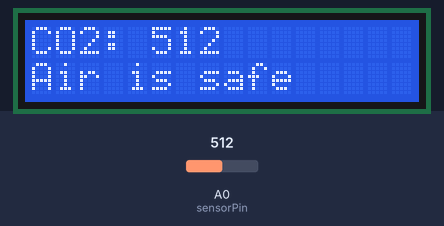
The sketch below on a simulated Arduino Uno, built with avr-gcc and run on an emulated ATmega328P. On the bench: 16×2 character LCD. Inputs (shaded band) come from the test bench; at power-on: A0 (sensorPin) = 512. What the sketch prints to the serial monitor is not drawn.

Above: at 3.2 s.
3.3 s: A0 (sensorPin) set to 688
At 6.3 s:
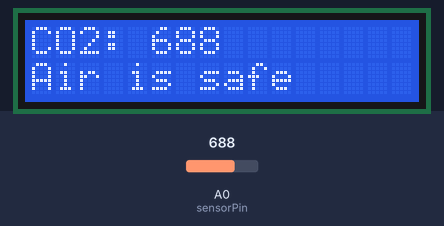
7.1 s: A0 (sensorPin) set to 713
At 9.6 s:
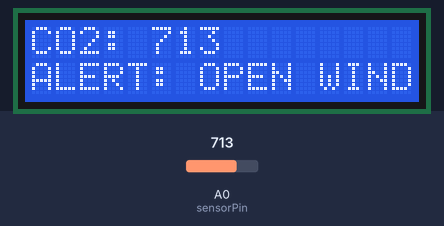
10.9 s: A0 (sensorPin) set to 1009
At 11.7 s:
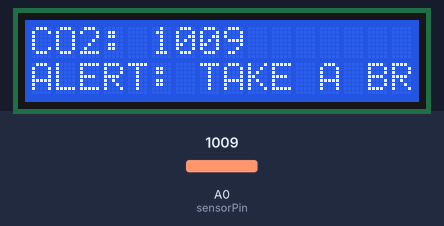
14.7 s: A0 (sensorPin) set to 690
At 18.1 s:
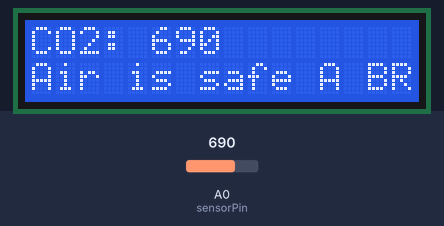
Timing chart, 0 to 19.6 s (numbered marks = the images above; inputs shaded):
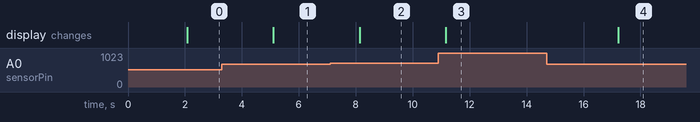

Measured:
- the behaviour switches between 700 and 701 on A0 (sensorPin) (found by bisection; images 1 and 2)
- after the input at 3.3 s, the display: changes after 1.8 s (image 1)
- after the input at 7.1 s, the display: changes after 1.0 s (image 2)
- after the input at 10.9 s, the display: changes after 0.27 s (image 3)
- after the input at 14.7 s, the display: changes after 2.5 s (image 4)

The sketch:

GM.INO.ino
```cpp
#include <Wire.h>
#include <LiquidCrystal_I2C.h>

LiquidCrystal_I2C lcd(0x27, 16, 2);                 // Set the LCD I2C address and the number of columns and rows

const int sensorPin = A0;                           // Analog pin connected to the CO2 sensor

void setup() {
  Serial.begin(9600);                               // Initialize the Serial Monitor
  lcd.begin(16, 2);                                 // Initialize the LCD
  lcd.backlight();                                  // Turn on the backlight
  lcd.print("CO2: ");                               // Initial display message

  delay(2000);                                      // Wait for the sensor to warm up
}

void loop() {
  int co2Level = analogRead(sensorPin);             // Read CO2 level from the sensor

  lcd.setCursor(5, 0);                              // Set cursor to the second row, sixth column
  lcd.print("     ");                               // Clear the previous CO2 reading
  lcd.setCursor(5, 0);                              // Set cursor back to the same position
  lcd.print(co2Level);                              // Display the current CO2 level

                                                    // Check CO2 level and display appropriate alerts
  if (co2Level > 1000) {
    lcd.setCursor(0, 1);
    lcd.print("ALERT: TAKE A BREAK");
    Serial.println("ALERT: TAKE A BREAK");
    Serial.println();                               // line break in the Serial Monitor
  } else if (co2Level > 700 && co2Level <= 999) {
    lcd.setCursor(0, 1);
    lcd.print("ALERT: OPEN WINDOWS");
    Serial.println("ALERT: OPEN WINDOWS");
    Serial.println();                               // line break in the Serial Monitor
  } else {
    lcd.setCursor(0, 1);
    lcd.print("Air is safe");
    Serial.println("Air is safe");
    Serial.println();                               // line break in the Serial Monitor
  }

                                                    // Print CO2 level to Serial Monitor
  Serial.print("CO2 Level: ");
  Serial.println(co2Level);

  delay(3000);                                      // Wait for 3 seconds before taking the next reading
}
```
